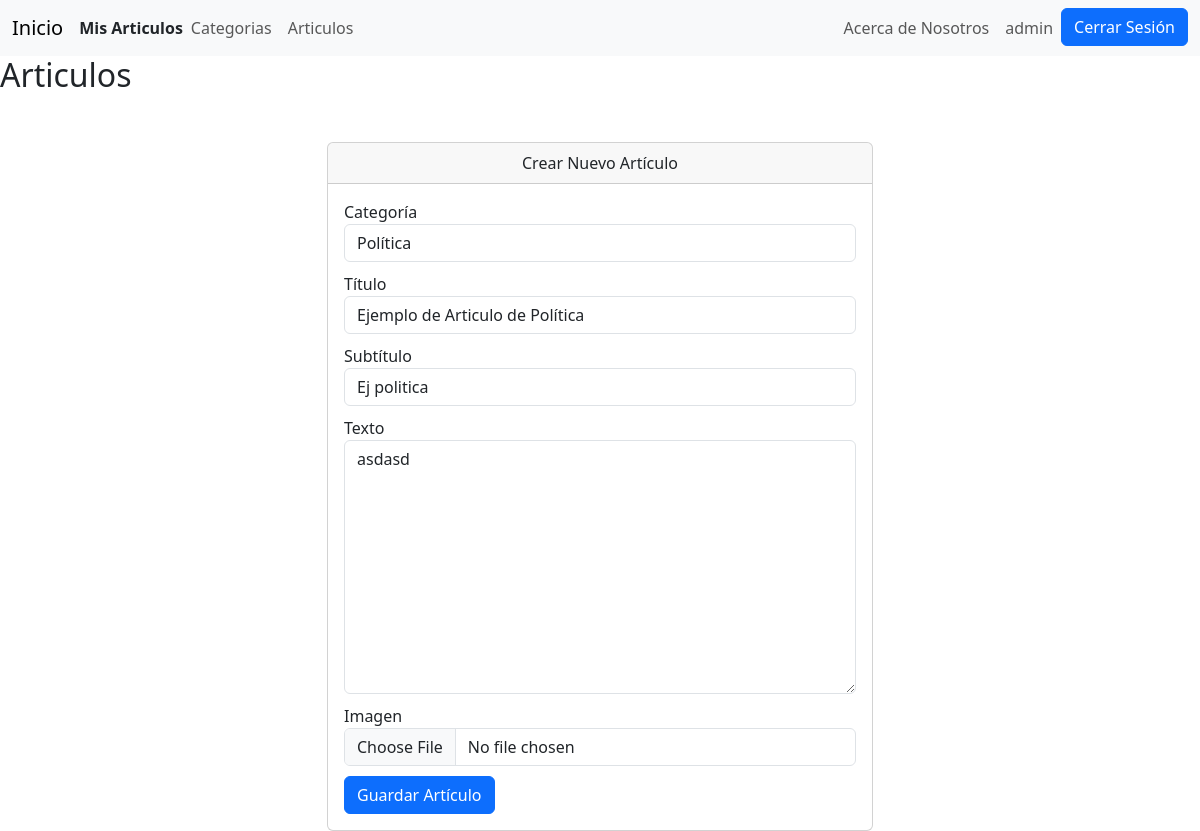
The app's page /appblog/articulos/5/editar (signed in), older data.
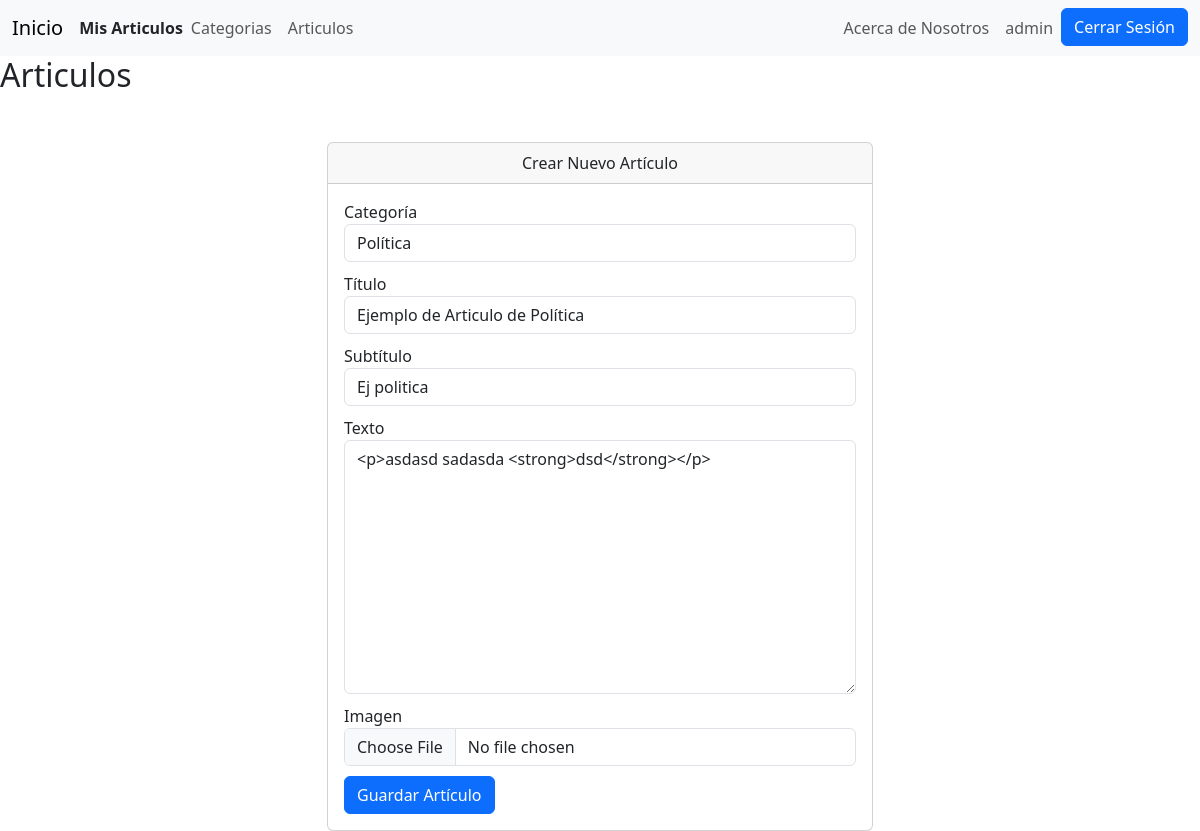
The same page, newer data.
### AppBlog/models.py (models this page shows, shortened)
class Articulo(models.Model):
    categoria = models.ForeignKey(Categoria, blank=True, on_delete=models.CASCADE, null=True)
    autor = models.ForeignKey(User, blank=True, on_delete=models.CASCADE, null=True)
    titulo = models.CharField(max_length=50)
    subtitulo = models.CharField(max_length=50, blank=True, null=True)
    texto = RichTextField()
    imagen = models.ImageField(upload_to='imagenes', null=True, blank=True)
    fecha_publicacion = models.DateTimeField(auto_now_add=True)

### AppBlog/views.py (the view)
# urls.py: path('articulos/<int:pk>/editar', views.ArticuloUpdateView.as_view(), name="editar_articulo"),
class ArticuloUpdateView(LoginRequiredMixin, UpdateView):
    model = Articulo
    template_name = "editar_articulo.html"
    form_class = ArticuloFormulario
    success_url = reverse_lazy('mis_articulos')
    def dispatch(self, request, *args, **kwargs):
        articulo = self.get_object()
        if articulo.autor != self.request.user and self.request.user.infoextra.es_admin == False:
            raise Http404("No tienes permiso para editar este artículo.")
        return super().dispatch(request, *args, **kwargs)

### AppBlog/forms.py
class ArticuloFormulario(forms.ModelForm):
    class Meta:
        model = Articulo
        fields = ['categoria', 'titulo', 'subtitulo', 'texto', 'imagen']
    def __init__(self, *args, **kwargs):
        super(ArticuloFormulario, self).__init__(*args, **kwargs)
        for field_name, field in self.fields.items():
            field.widget.attrs['class'] = 'form-control'

### AppBlog/models.py (called while the page is built)
    def __str__(self):
        return self.nombre

### AppBlog/templates/editar_articulo.html (shortened to what this page needs)
{% extends 'base.html' %}
{% block contents %}
    <h2>Articulos</h2>
    <div class="container mt-5">
        <div class="row justify-content-center">
            <div class="col-md-6">
                <div class="card">
                    <div class="card-header text-center">Crear Nuevo Artículo</div>
                    <div class="card-body">
                        <form method="post" action="{% url 'editar_articulo' articulo.id %}" enctype="multipart/form-data">
                            <div class="form-group">
                                <label for="{{ form.categoria.id_for_label }}">Categoría</label>
                                {{ form.categoria }}
                            </div>
                            <div class="form-group">
                                <label for="{{ form.titulo.id_for_label }}">Título</label>
                                {{ form.titulo }}
                            </div>
                            <div class="form-group">
                                <label for="{{ form.subtitulo.id_for_label }}">Subtítulo</label>
                                {{ form.subtitulo }}
                            </div>
                            <div class="form-group">
                                <label for="{{ form.texto.id_for_label }}">Texto</label>
                                <div>{{ form.texto }}</div>
                            </div>
                            <div class="form-group">
                                <label for="{{ form.imagen.id_for_label }}">Imagen</label>
                                {{ form.imagen }}
                            </div>
                            <button type="submit" class="btn btn-primary btn-block">Guardar Artículo</button>
                        </form>
                    </div>
                </div>
            </div>
        </div>
    </div>
{% endblock %}

Row changes from the older to the newer data that the page shows:
changed Articulo "Política": texto "asdasd" → "<p>asdasd sadasda <strong>dsd</strong></p>"
